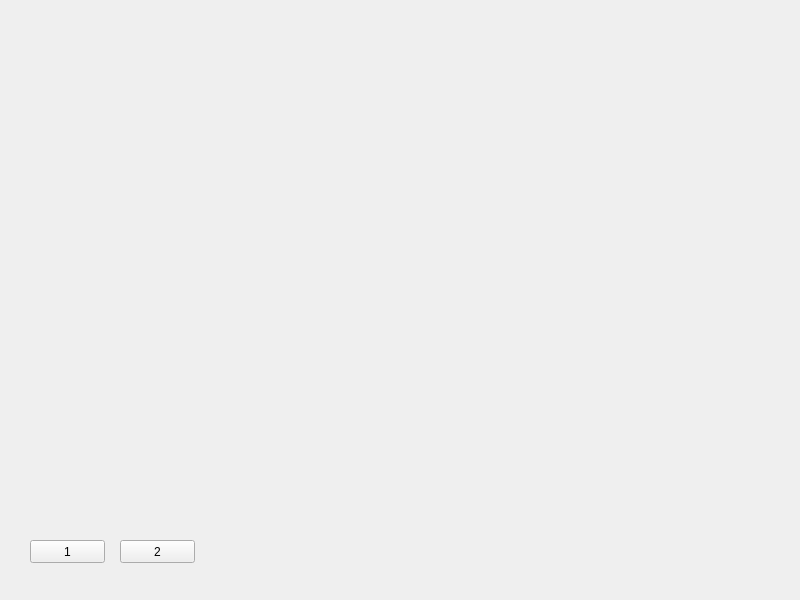
<?xml version="1.0" encoding="UTF-8"?>
<ui version="4.0">
 <class>Widget</class>
 <widget class="QWidget" name="Widget">
  <property name="geometry">
   <rect>
    <x>0</x>
    <y>0</y>
    <width>800</width>
    <height>600</height>
   </rect>
  </property>
  <property name="windowTitle">
   <string>Widget</string>
  </property>
  <widget class="QPushButton" name="pushButton">
   <property name="geometry">
    <rect>
     <x>30</x>
     <y>540</y>
     <width>75</width>
     <height>23</height>
    </rect>
   </property>
   <property name="text">
    <string>1</string>
   </property>
  </widget>
  <widget class="QPushButton" name="pushButton_2">
   <property name="geometry">
    <rect>
     <x>120</x>
     <y>540</y>
     <width>75</width>
     <height>23</height>
    </rect>
   </property>
   <property name="text">
    <string>2</string>
   </property>
  </widget>
 </widget>
 <resources/>
 <connections/>
</ui>
